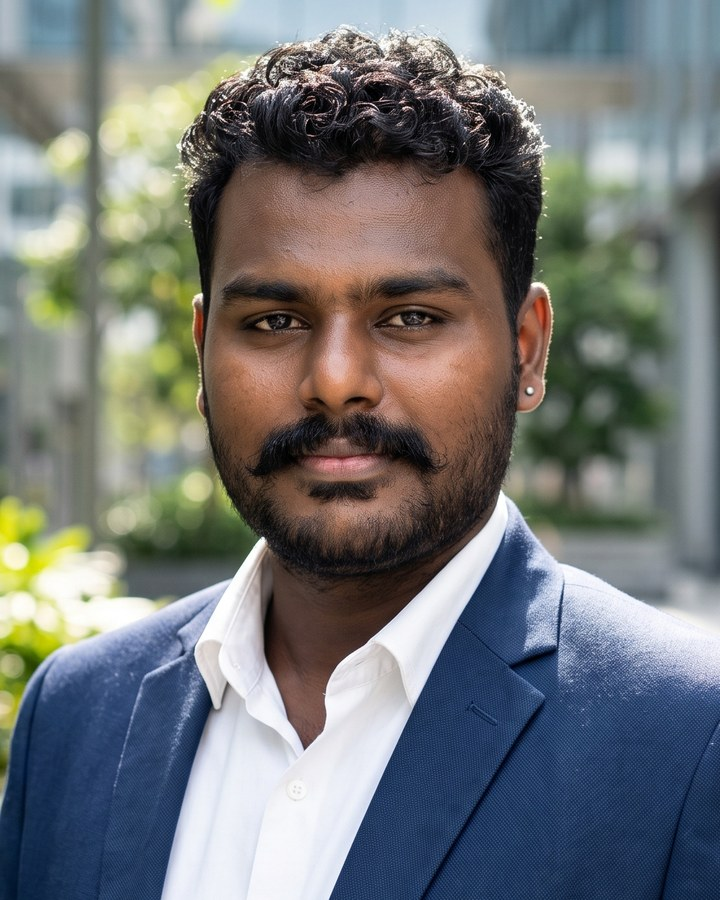
#> input picture tools/resume/photo.jpg, 720 x 900 px, found by its file name
$ python make_portrait.py path/to/photo.jpg '#' riso treatment '(plain' background 'needed)'
#> lines starting #> are read from the running program, lines starting #| are printed output that depends on the picture; after the words box and inside, x2 and y2 are one past the last pixel; in counts of white or black regions, pixels touching at a corner belong together
# Turns a photo into the site portrait (no AI — just photo processing).
#
#   python tools/portrait/make_portrait.py path/to/photo.jpg                     # riso treatment (plain background needed)
#   python tools/portrait/make_portrait.py path/to/photo.jpg --keep-background   # keep the photo, warm film grade
#
# Writes public/images/portrait.jpg (site) and a tight 4:5 headshot at tools/resume/photo.jpg (résumé + biodata).
# Needs: pip install pillow numpy
import sys
import os
import shutil
import numpy as np
from PIL import Image, ImageFilter, ImageDraw, ImageEnhance

args = [a for a in sys.argv[1:] if not a.startswith('--')]
flags = {a for a in sys.argv[1:] if a.startswith('--')}
src = args[0]
root = os.path.abspath(os.path.join(os.path.dirname(__file__), '..', '..'))
outdir = os.path.join(root, 'tools', 'portrait', 'out')
os.makedirs(outdir, exist_ok=True)
img = Image.open(src).convert('RGB')
#> img is the input picture: PIL image 720x900 RGB; mean R, G, B 114.7, 117.7, 117.5


def film_grade(im):
    """Warm, slightly faded print look with fine grain — sits on the site's paper palette."""
    a = np.asarray(im).astype(np.float32)
    a = a * np.array([1.03, 1.0, 0.95], np.float32)[None, None]  # warm
    a = a * 0.93 + 255 * 0.035  # lift blacks, soften highlights
    rng = np.random.default_rng(5)
    a = a + rng.normal(0, 3.2, a.shape[:2])[..., None]  # grain
    out = Image.fromarray(np.clip(a, 0, 255).astype(np.uint8))
    return ImageEnhance.Contrast(out).enhance(1.04)


def face_box(im):
    """Rough head location: the largest skin-toned blob in the upper two-thirds."""
    small = im.resize((im.width // 8, im.height // 8))
    a = np.asarray(small).astype(np.int16)
    r, g, b = a[..., 0], a[..., 1], a[..., 2]
    skin = (r > 60) & (r > g + 8) & (g > b - 10) & (r - b > 15) & (r < 250)
    skin[int(skin.shape[0] * 0.7):] = False
    ys, xs = np.nonzero(skin)
    if len(xs) < 20:
        return im.width / 2, im.height * 0.38
    # trim outliers
    x0, x1 = np.percentile(xs, [10, 90])
    y0, y1 = np.percentile(ys, [10, 90])
    return (x0 + x1) / 2 * 8, (y0 + y1) / 2 * 8


if '--keep-background' in flags:
    W, H = img.size
    cx, cy = face_box(img)
    # site: 4:5, as wide as possible, face in the upper-middle
    cw = min(int(W * 0.8), int(H * 4 / 5))
    chh = int(cw * 5 / 4)
    left = int(min(max(cx - cw / 2, 0), W - cw))
    top = int(min(max(cy - chh * 0.33, 0), H - chh))
    site = film_grade(img.crop((left, top, left + cw, top + chh)).resize((960, 1200), Image.LANCZOS))
    # résumé: tight head & shoulders, 4:5
    hw = int(W * 0.62)
    hh = int(hw * 5 / 4)
    hl = int(min(max(cx - hw / 2, 0), W - hw))
    ht = int(min(max(cy - hh * 0.4, 0), H - hh))
    head = img.crop((hl, ht, hl + hw, ht + hh)).resize((720, 900), Image.LANCZOS)
    site.save(f'{outdir}/portrait.jpg', quality=86, optimize=True, progressive=True)
    head.save(f'{outdir}/portrait-headshot.jpg', quality=88, optimize=True, progressive=True)
    shutil.copyfile(f'{outdir}/portrait.jpg', os.path.join(root, 'public', 'images', 'portrait.jpg'))
    shutil.copyfile(f'{outdir}/portrait-headshot.jpg', os.path.join(root, 'tools', 'resume', 'photo.jpg'))
    print('Portrait updated (kept background): public/images/portrait.jpg (site), tools/resume/photo.jpg (resume + biodata headshot)')
    sys.exit(0)

W, H = img.size
#> W = 720; H = 900
ch = int(W * 5 / 4)
#> ch = 900
img = img.crop((0, 10, W, 10 + ch)).resize((960, 1200), Image.LANCZOS)
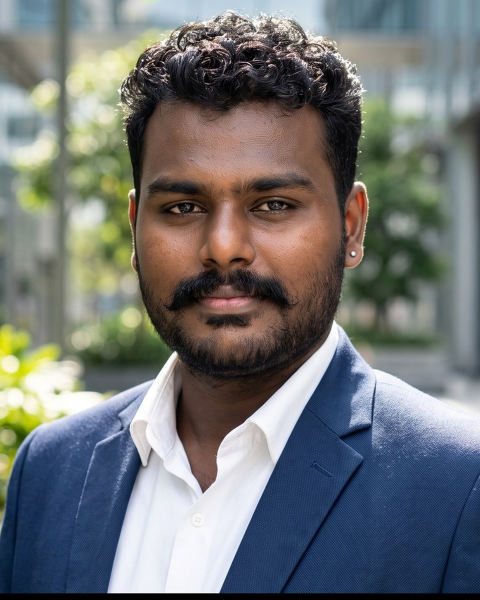
#> img: PIL image 960x1200 RGB (shown at 1/2 size); mean R, G, B 113.1, 115.8, 115.5
w, h = img.size
#> w = 960; h = 1200
SHOULDER = 760  # above this, the left/right edges are background

# ---------- background model: per-channel quadratic surface fitted to border samples ----------
soft = np.asarray(img.filter(ImageFilter.MedianFilter(5))).astype(np.float32)
yy, xx = np.mgrid[0:h, 0:w].astype(np.float32)
sample = np.zeros((h, w), bool)
sample[:28, :] = True
sample[:SHOULDER, :28] = True
sample[:SHOULDER, -28:] = True
X = np.stack([np.ones_like(xx), xx / w, yy / h, (xx / w) ** 2, (yy / h) ** 2, xx * yy / (w * h)], -1)
A = X[sample]
model = np.zeros_like(soft)
for c in range(3):
    coef, *_ = np.linalg.lstsq(A, soft[..., c][sample], rcond=None)
    model[..., c] = X @ coef
#> this loop made 3 passes
#> coef on passes 1 to 3: [120.6, 239.5, 18.66, -268.6, 87.68, -31.14], [139, 236.2, -37.36, -258.8, 152.7, -39.97], [147.1, 258.9, -15.18, -293.4, -115.6, 87.96]
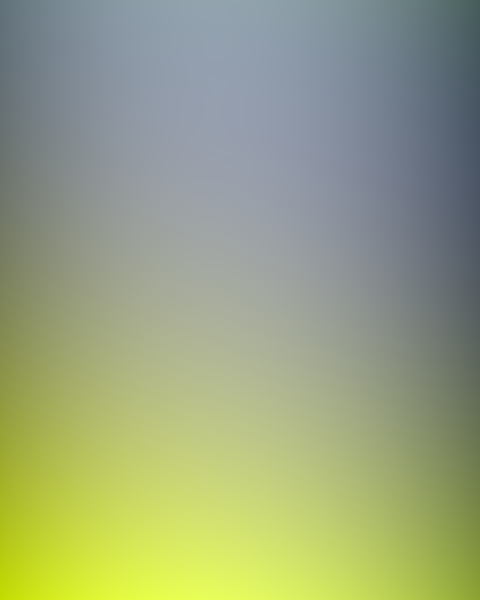
#> model: shape (1200, 960, 3) float32 (shown at 1/2 size); mean R, G, B 181.6, 193, 154.6; drawn with min black and max white
diff = np.abs(soft - model).max(-1)
cand = Image.fromarray(((diff < 15) * 255).astype(np.uint8)).filter(ImageFilter.MinFilter(5)).filter(ImageFilter.MaxFilter(5))
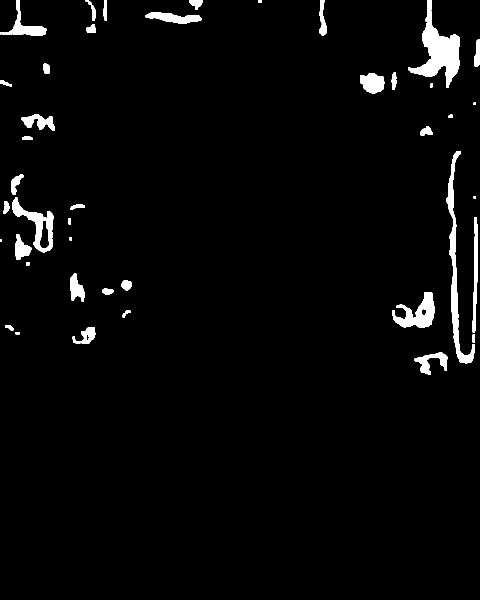
#> cand: PIL image 960x1200 L (shown at 1/2 size); 2.9% white; 46 white regions (1 under 20 px), largest, box (x1, y1, x2, y2) and area: (816, 0, 920, 176) 6648, (892, 302, 949, 727) 4528, (784, 584, 869, 656) 2995

# background = candidate pixels connected to the frame edges above the shoulders
cm = cand.convert('RGB')
for s in [(x, 3) for x in range(5, w, 20)] + [(3, y) for y in range(5, SHOULDER, 20)] + [(w - 4, y) for y in range(5, SHOULDER, 20)]:
    if cm.getpixel(s) == (255, 255, 255):
        ImageDraw.floodfill(cm, s, (0, 0, 255), thresh=0)
c = np.asarray(cm)
bg = (c[..., 2] == 255) & (c[..., 0] == 0)
#> bg: shape (1200, 960) bool; 0.14% white; 4 white regions, box (x1, y1, x2, y2) and area: (639, 0, 654, 71) 622, (948, 79, 960, 134) 479, (379, 0, 406, 20) 331, (0, 160, 18, 171) 124
subj = Image.fromarray(((~bg) * 255).astype(np.uint8))

# keep the part connected to the face, drop specks, fill holes
mk = subj.filter(ImageFilter.MinFilter(7)).filter(ImageFilter.MaxFilter(7)).convert('RGB')
#> mk: PIL image 960x1200 RGB; 99.9% white; 4 black regions, box (x1, y1, x2, y2) and area: (639, 0, 654, 71) 630, (948, 79, 960, 134) 489, (379, 0, 406, 20) 332, (0, 160, 18, 171) 124
ImageDraw.floodfill(mk, (480, 520), (255, 0, 0), thresh=0)
k = np.asarray(mk)
main = Image.fromarray((((k[..., 0] == 255) & (k[..., 1] == 0)) * 255).astype(np.uint8)).filter(ImageFilter.MaxFilter(13))
#> main: PIL image 960x1200 L; 100% white; 2 black regions, box (x1, y1, x2, y2) and area: (955, 87, 960, 126) 95, (386, 0, 398, 6) 48
keep = (np.asarray(subj) > 128) & (np.asarray(main) > 128)
hm = Image.fromarray((keep * 255).astype(np.uint8)).convert('RGB')
ImageDraw.floodfill(hm, (2, 2), (0, 0, 255), thresh=0)
hk = np.asarray(hm)
mask = Image.fromarray(((~((hk[..., 2] == 255) & (hk[..., 0] == 0))) * 255).astype(np.uint8))
mask = mask.filter(ImageFilter.MinFilter(5))
#> mask: PIL image 960x1200 L; 0.07% white; 5 white regions (1 under 20 px), largest, box (x1, y1, x2, y2) and area: (950, 81, 960, 132) 315, (641, 0, 652, 69) 270, (381, 0, 404, 13) 198, (0, 162, 16, 169) 32
mask_soft = mask.filter(ImageFilter.GaussianBlur(1.2))
mask_soft.save(f'{outdir}/mask.png')

def hexrgb(hx):
    hx = hx.lstrip('#')
    return np.array([int(hx[i:i + 2], 16) for i in (0, 2, 4)], dtype=np.float32)
INK, BONE, VERM, OCHRE, BLUSH = map(hexrgb, ['#17140F', '#EFE9DD', '#E8461E', '#E6A93A', '#EDB9A8'])
rng = np.random.default_rng(3)
m = np.asarray(mask_soft).astype(np.float32)[..., None] / 255

# ---------- red-filter monochrome mapped to ink → paper ----------
a = np.asarray(img).astype(np.float32) / 255
lum = 0.62 * a[..., 0] + 0.30 * a[..., 1] + 0.08 * a[..., 2]
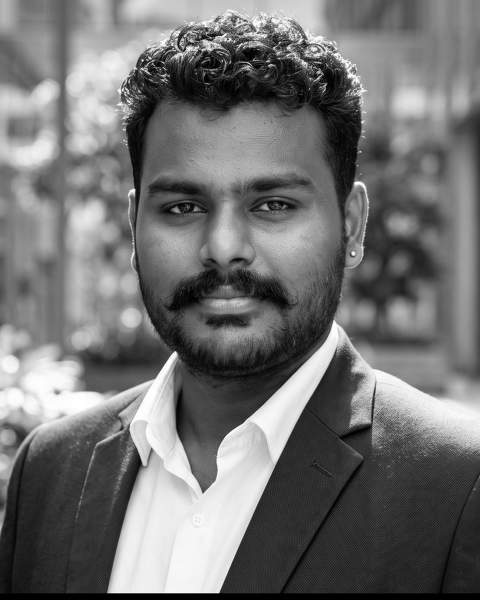
#> lum: shape (1200, 960) float32 (shown at 1/2 size); min 0, max 1, mean 0.447
lo, hi = np.percentile(lum[np.asarray(mask) > 128], [1.5, 99.2])
#> lo = 0.422; hi = 0.755
t = np.clip((lum - lo) / (hi - lo), 0, 1) ** 0.82
t = np.clip(t + rng.normal(0, 0.028, t.shape), 0, 1)
subject = INK[None, None] * (1 - t[..., None]) + BONE[None, None] * t[..., None]
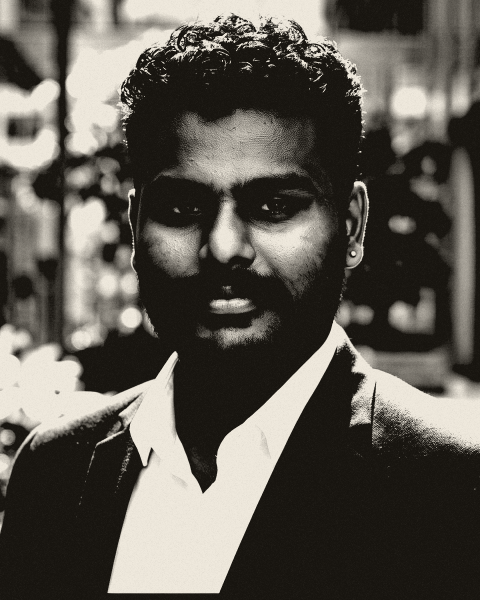
#> subject: shape (1200, 960, 3) float64 (shown at 1/2 size); mean of channels 0, 1, 2 94.5, 90.5, 83.1; drawn as R, G, B

def backdrop(color, circle, ccol):
    out = np.ones((h, w, 3), np.float32) * color[None, None]
    cx, cy, r = circle
    out[((xx - cx) ** 2 + (yy - cy) ** 2) < r * r] = ccol
    return out + rng.normal(0, 4, (h, w, 1))

# misregistered vermilion "second drum" silhouette, offset down-left, no wrap-around
shift = np.zeros_like(m)
shift[14:, :-16] = m[:-14, 16:]

def compose(bgcol, circle, ccol, shadowcol=VERM):
#> called with bgcol = array of shape (3,), circle = (480, 470, 330), ccol = array of shape (3,), shadowcol = array of shape (3,)
    bgc = backdrop(bgcol, circle, ccol)
    with_shadow = bgc * (1 - shift) + (bgc * shadowcol[None, None] / 255) * shift
    return with_shadow * (1 - m) + subject * m

def save(arr, name, q=88):
#> called with name = 'portrait.jpg', q = 88
    Image.fromarray(np.clip(arr, 0, 255).astype(np.uint8)).save(f'{outdir}/{name}', quality=q, optimize=True, progressive=True)

save(compose(OCHRE, (480, 470, 330), BONE), 'portrait.jpg')
save(compose(BONE, (480, 500, 360), BLUSH), 'portrait-bone.jpg')
#> call 2 of compose, with bgcol = array of shape (3,), circle = (480, 500, 360), ccol = array of shape (3,), shadowcol = array of shape (3,)
#> in compose (call 2), `with_shadow = bgc * (1 - shift) + (bgc * shadowcol[None, None] / 255) ..`:
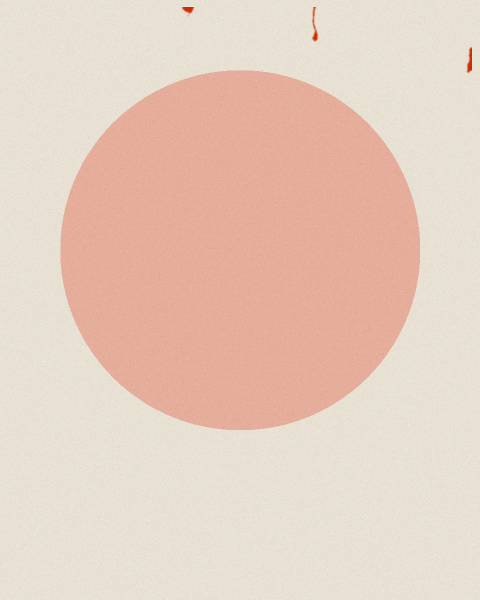
#> with_shadow: shape (1200, 960, 3) float64 (shown at 1/2 size); mean R, G, B 238.3, 215.9, 202.1; drawn with min black and max white

# natural colour, cut out onto a soft paper backdrop — for the biodata
paper = np.ones((h, w, 3), np.float32) * np.array([244, 241, 235], np.float32)[None, None]
natural = np.asarray(ImageEnhance.Contrast(img).enhance(1.04)).astype(np.float32)
save(paper * (1 - m) + natural * m, 'portrait-photo.jpg', 90)
#> call 3 of save, with name = 'portrait-photo.jpg', q = 90
#> in save (call 3), `Image.fromarray(np.clip(arr, 0, 255).astype(np.uint8)).save(f'{outdir}..`:
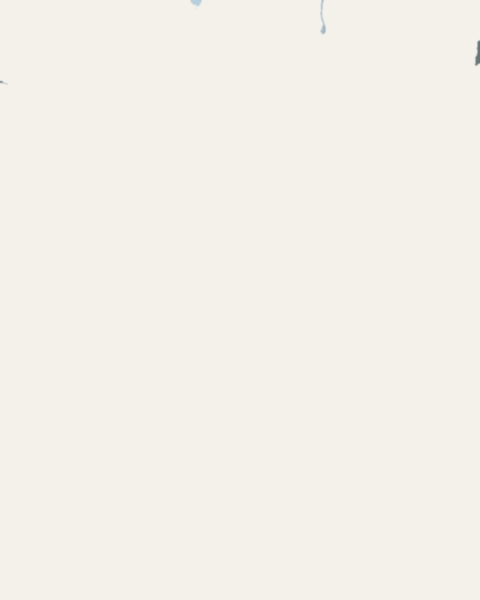
#> saved as portrait-photo.jpg: PIL image 960x1200 RGB (shown at 1/2 size); mean R, G, B 243.9, 240.9, 235
import shutil
shutil.copyfile(f'{outdir}/portrait.jpg', os.path.join(root, 'public', 'images', 'portrait.jpg'))
shutil.copyfile(f'{outdir}/portrait-photo.jpg', os.path.join(root, 'tools', 'resume', 'photo.jpg'))
print('Portrait updated: public/images/portrait.jpg, tools/resume/photo.jpg (alternates + cut-out mask in tools/portrait/out/)')
